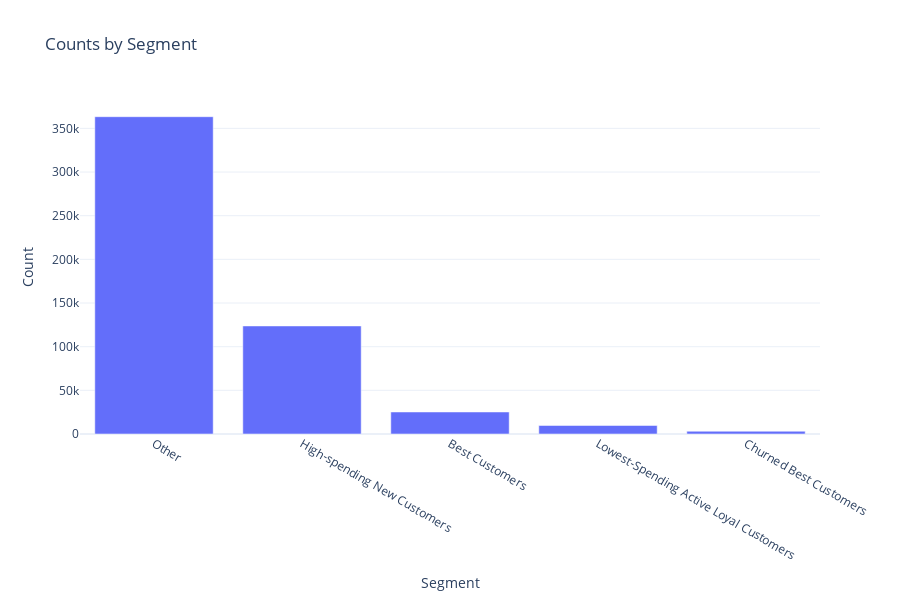

Notebook source saved alongside this figure:
### Code cell
# Create the bar chart
fig = px.bar(segment_counts, x='Segment', y='Count', orientation='v',
             title='Counts by Segment',
             template='plotly_white')  # Set background color to white

# Update layout to change the height of the plot
fig.update_layout(
    height=600  # Specify the height in pixels
)

# Show the plot
fig.show()

### Figure 1 — Plotly figure (JSON) as saved in the notebook; plotly's stock layout.template omitted (floating-point values rounded to 4 significant figures)
{"data": [{"alignmentgroup": "True", "hovertemplate": "Segment=%{x}<br>Count=%{y}<extra></extra>", "legendgroup": "", "marker": {"color": "#636efa", "pattern": {"shape": ""}}, "name": "", "offsetgroup": "", "orientation": "v", "showlegend": false, "textposition": "auto", "x": ["Other", "High-spending New Customers", "Best Customers", "Lowest-Spending Active Loyal Customers", "Churned Best Customers"], "xaxis": "x", "y": [363399, 123749, 25233, 9773, 3188], "yaxis": "y", "type": "bar"}], "layout": {"xaxis": {"anchor": "y", "domain": [0.0, 1.0], "title": {"text": "Segment"}}, "yaxis": {"anchor": "x", "domain": [0.0, 1.0], "title": {"text": "Count"}}, "legend": {"tracegroupgap": 0}, "title": {"text": "Counts by Segment"}, "barmode": "relative", "height": 600}}
